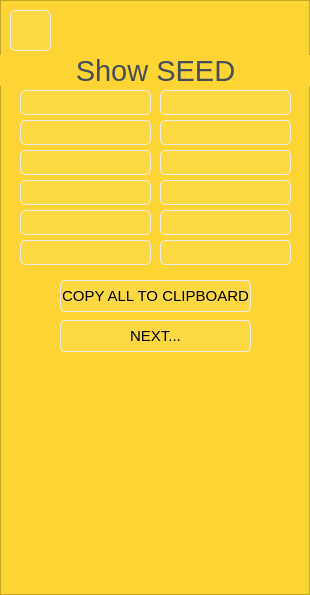
<?xml version="1.0" encoding="UTF-8"?>
<ui version="4.0">
 <class>PageShowSeed</class>
 <widget class="QWidget" name="PageShowSeed">
  <property name="geometry">
   <rect>
    <x>0</x>
    <y>0</y>
    <width>310</width>
    <height>595</height>
   </rect>
  </property>
  <property name="windowTitle">
   <string>Form</string>
  </property>
  <property name="styleSheet">
   <string notr="true">background-color: #FCD535;</string>
  </property>
  <widget class="QFrame" name="ShowSeedFrame">
   <property name="geometry">
    <rect>
     <x>0</x>
     <y>0</y>
     <width>310</width>
     <height>595</height>
    </rect>
   </property>
   <property name="frameShape">
    <enum>QFrame::StyledPanel</enum>
   </property>
   <property name="frameShadow">
    <enum>QFrame::Raised</enum>
   </property>
   <widget class="QPushButton" name="backPushButton">
    <property name="geometry">
     <rect>
      <x>10</x>
      <y>10</y>
      <width>41</width>
      <height>41</height>
     </rect>
    </property>
    <property name="mouseTracking">
     <bool>true</bool>
    </property>
    <property name="tabletTracking">
     <bool>true</bool>
    </property>
    <property name="focusPolicy">
     <enum>Qt::NoFocus</enum>
    </property>
    <property name="styleSheet">
     <string notr="true">QPushButton {
	border-style: solid;
	background-color: rgba(255, 255, 255, 16);
	border-radius: 5px;
	border-width: 1px;
	border-color: rgb(235, 235, 235);
	color: black;
}
QPushButton:hover {
    background-color: rgba(255, 255, 255, 64);
}

QPushButton:pressed {
    background-color: rgba(255, 255, 255, 128);
}</string>
    </property>
    <property name="text">
     <string/>
    </property>
    <property name="icon">
     <iconset resource="../../res.qrc">
      <normaloff>:/res/ic/res/ic/arowLeft.png</normaloff>:/res/ic/res/ic/arowLeft.png</iconset>
    </property>
    <property name="iconSize">
     <size>
      <width>16</width>
      <height>16</height>
     </size>
    </property>
   </widget>
   <widget class="QLineEdit" name="word01LineEdit">
    <property name="enabled">
     <bool>true</bool>
    </property>
    <property name="geometry">
     <rect>
      <x>20</x>
      <y>90</y>
      <width>131</width>
      <height>25</height>
     </rect>
    </property>
    <property name="font">
     <font>
      <pointsize>13</pointsize>
     </font>
    </property>
    <property name="tabletTracking">
     <bool>true</bool>
    </property>
    <property name="styleSheet">
     <string notr="true">QLineEdit {
	border-style: solid;
	background-color: rgba(255, 255, 255, 16);
	border-radius: 5px;
	border-width: 1px;
	border-color: rgb(235, 235, 235);
	color: black;
    padding-left: 4px;
    padding-right: 4px;	
}
QLineEdit[text=&quot;&quot;]{ 
	color:gray;
 }
</string>
    </property>
    <property name="inputMethodHints">
     <set>Qt::ImhPreferLowercase</set>
    </property>
    <property name="inputMask">
     <string/>
    </property>
    <property name="echoMode">
     <enum>QLineEdit::Normal</enum>
    </property>
    <property name="alignment">
     <set>Qt::AlignCenter</set>
    </property>
    <property name="readOnly">
     <bool>true</bool>
    </property>
    <property name="placeholderText">
     <string/>
    </property>
    <property name="clearButtonEnabled">
     <bool>false</bool>
    </property>
   </widget>
   <widget class="QLabel" name="headerLabel">
    <property name="geometry">
     <rect>
      <x>0</x>
      <y>55</y>
      <width>311</width>
      <height>31</height>
     </rect>
    </property>
    <property name="font">
     <font>
      <pointsize>22</pointsize>
     </font>
    </property>
    <property name="styleSheet">
     <string notr="true">QLabel {
background-color: #FCD535;
color: #474D57;
}</string>
    </property>
    <property name="text">
     <string>Show SEED</string>
    </property>
    <property name="alignment">
     <set>Qt::AlignCenter</set>
    </property>
   </widget>
   <widget class="QPushButton" name="nextPushButton">
    <property name="geometry">
     <rect>
      <x>60</x>
      <y>320</y>
      <width>191</width>
      <height>32</height>
     </rect>
    </property>
    <property name="font">
     <font>
      <pointsize>11</pointsize>
     </font>
    </property>
    <property name="tabletTracking">
     <bool>true</bool>
    </property>
    <property name="focusPolicy">
     <enum>Qt::NoFocus</enum>
    </property>
    <property name="styleSheet">
     <string notr="true">QPushButton {
	border-style: solid;
	background-color: rgba(255, 255, 255, 16);
	border-radius: 5px;
	border-width: 1px;
	border-color: rgb(235, 235, 235);
	color: black;
}
QPushButton:hover {
    background-color: rgba(255, 255, 255, 64);
}

QPushButton:pressed {
    background-color: rgba(255, 255, 255, 128);
}</string>
    </property>
    <property name="text">
     <string>NEXT...</string>
    </property>
   </widget>
   <widget class="QLineEdit" name="word02LineEdit">
    <property name="enabled">
     <bool>true</bool>
    </property>
    <property name="geometry">
     <rect>
      <x>160</x>
      <y>90</y>
      <width>131</width>
      <height>25</height>
     </rect>
    </property>
    <property name="font">
     <font>
      <pointsize>13</pointsize>
     </font>
    </property>
    <property name="tabletTracking">
     <bool>true</bool>
    </property>
    <property name="styleSheet">
     <string notr="true">QLineEdit {
	border-style: solid;
	background-color: rgba(255, 255, 255, 16);
	border-radius: 5px;
	border-width: 1px;
	border-color: rgb(235, 235, 235);
	color: black;
    padding-left: 4px;
    padding-right: 4px;	
}
QLineEdit[text=&quot;&quot;]{ 
	color:gray;
 }
</string>
    </property>
    <property name="inputMethodHints">
     <set>Qt::ImhPreferLowercase</set>
    </property>
    <property name="inputMask">
     <string/>
    </property>
    <property name="echoMode">
     <enum>QLineEdit::Normal</enum>
    </property>
    <property name="alignment">
     <set>Qt::AlignCenter</set>
    </property>
    <property name="readOnly">
     <bool>true</bool>
    </property>
    <property name="placeholderText">
     <string/>
    </property>
    <property name="clearButtonEnabled">
     <bool>false</bool>
    </property>
   </widget>
   <widget class="QLineEdit" name="word03LineEdit">
    <property name="enabled">
     <bool>true</bool>
    </property>
    <property name="geometry">
     <rect>
      <x>20</x>
      <y>120</y>
      <width>131</width>
      <height>25</height>
     </rect>
    </property>
    <property name="font">
     <font>
      <pointsize>13</pointsize>
     </font>
    </property>
    <property name="tabletTracking">
     <bool>true</bool>
    </property>
    <property name="styleSheet">
     <string notr="true">QLineEdit {
	border-style: solid;
	background-color: rgba(255, 255, 255, 16);
	border-radius: 5px;
	border-width: 1px;
	border-color: rgb(235, 235, 235);
	color: black;
    padding-left: 4px;
    padding-right: 4px;	
}
QLineEdit[text=&quot;&quot;]{ 
	color:gray;
 }
</string>
    </property>
    <property name="inputMethodHints">
     <set>Qt::ImhPreferLowercase</set>
    </property>
    <property name="inputMask">
     <string/>
    </property>
    <property name="echoMode">
     <enum>QLineEdit::Normal</enum>
    </property>
    <property name="alignment">
     <set>Qt::AlignCenter</set>
    </property>
    <property name="readOnly">
     <bool>true</bool>
    </property>
    <property name="placeholderText">
     <string/>
    </property>
    <property name="clearButtonEnabled">
     <bool>false</bool>
    </property>
   </widget>
   <widget class="QLineEdit" name="word04LineEdit">
    <property name="enabled">
     <bool>true</bool>
    </property>
    <property name="geometry">
     <rect>
      <x>160</x>
      <y>120</y>
      <width>131</width>
      <height>25</height>
     </rect>
    </property>
    <property name="font">
     <font>
      <pointsize>13</pointsize>
     </font>
    </property>
    <property name="tabletTracking">
     <bool>true</bool>
    </property>
    <property name="styleSheet">
     <string notr="true">QLineEdit {
	border-style: solid;
	background-color: rgba(255, 255, 255, 16);
	border-radius: 5px;
	border-width: 1px;
	border-color: rgb(235, 235, 235);
	color: black;
    padding-left: 4px;
    padding-right: 4px;	
}
QLineEdit[text=&quot;&quot;]{ 
	color:gray;
 }
</string>
    </property>
    <property name="inputMethodHints">
     <set>Qt::ImhPreferLowercase</set>
    </property>
    <property name="inputMask">
     <string/>
    </property>
    <property name="echoMode">
     <enum>QLineEdit::Normal</enum>
    </property>
    <property name="alignment">
     <set>Qt::AlignCenter</set>
    </property>
    <property name="readOnly">
     <bool>true</bool>
    </property>
    <property name="placeholderText">
     <string/>
    </property>
    <property name="clearButtonEnabled">
     <bool>false</bool>
    </property>
   </widget>
   <widget class="QLineEdit" name="word05LineEdit">
    <property name="enabled">
     <bool>true</bool>
    </property>
    <property name="geometry">
     <rect>
      <x>20</x>
      <y>150</y>
      <width>131</width>
      <height>25</height>
     </rect>
    </property>
    <property name="font">
     <font>
      <pointsize>13</pointsize>
     </font>
    </property>
    <property name="tabletTracking">
     <bool>true</bool>
    </property>
    <property name="styleSheet">
     <string notr="true">QLineEdit {
	border-style: solid;
	background-color: rgba(255, 255, 255, 16);
	border-radius: 5px;
	border-width: 1px;
	border-color: rgb(235, 235, 235);
	color: black;
    padding-left: 4px;
    padding-right: 4px;	
}
QLineEdit[text=&quot;&quot;]{ 
	color:gray;
 }
</string>
    </property>
    <property name="inputMethodHints">
     <set>Qt::ImhPreferLowercase</set>
    </property>
    <property name="inputMask">
     <string/>
    </property>
    <property name="echoMode">
     <enum>QLineEdit::Normal</enum>
    </property>
    <property name="alignment">
     <set>Qt::AlignCenter</set>
    </property>
    <property name="readOnly">
     <bool>true</bool>
    </property>
    <property name="placeholderText">
     <string/>
    </property>
    <property name="clearButtonEnabled">
     <bool>false</bool>
    </property>
   </widget>
   <widget class="QLineEdit" name="word06LineEdit">
    <property name="enabled">
     <bool>true</bool>
    </property>
    <property name="geometry">
     <rect>
      <x>160</x>
      <y>150</y>
      <width>131</width>
      <height>25</height>
     </rect>
    </property>
    <property name="font">
     <font>
      <pointsize>13</pointsize>
     </font>
    </property>
    <property name="tabletTracking">
     <bool>true</bool>
    </property>
    <property name="styleSheet">
     <string notr="true">QLineEdit {
	border-style: solid;
	background-color: rgba(255, 255, 255, 16);
	border-radius: 5px;
	border-width: 1px;
	border-color: rgb(235, 235, 235);
	color: black;
    padding-left: 4px;
    padding-right: 4px;	
}
QLineEdit[text=&quot;&quot;]{ 
	color:gray;
 }
</string>
    </property>
    <property name="inputMethodHints">
     <set>Qt::ImhPreferLowercase</set>
    </property>
    <property name="inputMask">
     <string/>
    </property>
    <property name="echoMode">
     <enum>QLineEdit::Normal</enum>
    </property>
    <property name="alignment">
     <set>Qt::AlignCenter</set>
    </property>
    <property name="readOnly">
     <bool>true</bool>
    </property>
    <property name="placeholderText">
     <string/>
    </property>
    <property name="clearButtonEnabled">
     <bool>false</bool>
    </property>
   </widget>
   <widget class="QLineEdit" name="word07LineEdit">
    <property name="enabled">
     <bool>true</bool>
    </property>
    <property name="geometry">
     <rect>
      <x>20</x>
      <y>180</y>
      <width>131</width>
      <height>25</height>
     </rect>
    </property>
    <property name="font">
     <font>
      <pointsize>13</pointsize>
     </font>
    </property>
    <property name="tabletTracking">
     <bool>true</bool>
    </property>
    <property name="styleSheet">
     <string notr="true">QLineEdit {
	border-style: solid;
	background-color: rgba(255, 255, 255, 16);
	border-radius: 5px;
	border-width: 1px;
	border-color: rgb(235, 235, 235);
	color: black;
    padding-left: 4px;
    padding-right: 4px;	
}
QLineEdit[text=&quot;&quot;]{ 
	color:gray;
 }
</string>
    </property>
    <property name="inputMethodHints">
     <set>Qt::ImhPreferLowercase</set>
    </property>
    <property name="inputMask">
     <string/>
    </property>
    <property name="echoMode">
     <enum>QLineEdit::Normal</enum>
    </property>
    <property name="alignment">
     <set>Qt::AlignCenter</set>
    </property>
    <property name="readOnly">
     <bool>true</bool>
    </property>
    <property name="placeholderText">
     <string/>
    </property>
    <property name="clearButtonEnabled">
     <bool>false</bool>
    </property>
   </widget>
   <widget class="QLineEdit" name="word08LineEdit">
    <property name="enabled">
     <bool>true</bool>
    </property>
    <property name="geometry">
     <rect>
      <x>160</x>
      <y>180</y>
      <width>131</width>
      <height>25</height>
     </rect>
    </property>
    <property name="font">
     <font>
      <pointsize>13</pointsize>
     </font>
    </property>
    <property name="tabletTracking">
     <bool>true</bool>
    </property>
    <property name="styleSheet">
     <string notr="true">QLineEdit {
	border-style: solid;
	background-color: rgba(255, 255, 255, 16);
	border-radius: 5px;
	border-width: 1px;
	border-color: rgb(235, 235, 235);
	color: black;
    padding-left: 4px;
    padding-right: 4px;	
}
QLineEdit[text=&quot;&quot;]{ 
	color:gray;
 }
</string>
    </property>
    <property name="inputMethodHints">
     <set>Qt::ImhPreferLowercase</set>
    </property>
    <property name="inputMask">
     <string/>
    </property>
    <property name="echoMode">
     <enum>QLineEdit::Normal</enum>
    </property>
    <property name="alignment">
     <set>Qt::AlignCenter</set>
    </property>
    <property name="readOnly">
     <bool>true</bool>
    </property>
    <property name="placeholderText">
     <string/>
    </property>
    <property name="clearButtonEnabled">
     <bool>false</bool>
    </property>
   </widget>
   <widget class="QLineEdit" name="word09LineEdit">
    <property name="enabled">
     <bool>true</bool>
    </property>
    <property name="geometry">
     <rect>
      <x>20</x>
      <y>210</y>
      <width>131</width>
      <height>25</height>
     </rect>
    </property>
    <property name="font">
     <font>
      <pointsize>13</pointsize>
     </font>
    </property>
    <property name="tabletTracking">
     <bool>true</bool>
    </property>
    <property name="styleSheet">
     <string notr="true">QLineEdit {
	border-style: solid;
	background-color: rgba(255, 255, 255, 16);
	border-radius: 5px;
	border-width: 1px;
	border-color: rgb(235, 235, 235);
	color: black;
    padding-left: 4px;
    padding-right: 4px;	
}
QLineEdit[text=&quot;&quot;]{ 
	color:gray;
 }
</string>
    </property>
    <property name="inputMethodHints">
     <set>Qt::ImhPreferLowercase</set>
    </property>
    <property name="inputMask">
     <string/>
    </property>
    <property name="echoMode">
     <enum>QLineEdit::Normal</enum>
    </property>
    <property name="alignment">
     <set>Qt::AlignCenter</set>
    </property>
    <property name="readOnly">
     <bool>true</bool>
    </property>
    <property name="placeholderText">
     <string/>
    </property>
    <property name="clearButtonEnabled">
     <bool>false</bool>
    </property>
   </widget>
   <widget class="QLineEdit" name="word10LineEdit">
    <property name="enabled">
     <bool>true</bool>
    </property>
    <property name="geometry">
     <rect>
      <x>160</x>
      <y>210</y>
      <width>131</width>
      <height>25</height>
     </rect>
    </property>
    <property name="font">
     <font>
      <pointsize>13</pointsize>
     </font>
    </property>
    <property name="tabletTracking">
     <bool>true</bool>
    </property>
    <property name="styleSheet">
     <string notr="true">QLineEdit {
	border-style: solid;
	background-color: rgba(255, 255, 255, 16);
	border-radius: 5px;
	border-width: 1px;
	border-color: rgb(235, 235, 235);
	color: black;
    padding-left: 4px;
    padding-right: 4px;	
}
QLineEdit[text=&quot;&quot;]{ 
	color:gray;
 }
</string>
    </property>
    <property name="inputMethodHints">
     <set>Qt::ImhPreferLowercase</set>
    </property>
    <property name="inputMask">
     <string/>
    </property>
    <property name="echoMode">
     <enum>QLineEdit::Normal</enum>
    </property>
    <property name="alignment">
     <set>Qt::AlignCenter</set>
    </property>
    <property name="readOnly">
     <bool>true</bool>
    </property>
    <property name="placeholderText">
     <string/>
    </property>
    <property name="clearButtonEnabled">
     <bool>false</bool>
    </property>
   </widget>
   <widget class="QLineEdit" name="word11LineEdit">
    <property name="enabled">
     <bool>true</bool>
    </property>
    <property name="geometry">
     <rect>
      <x>20</x>
      <y>240</y>
      <width>131</width>
      <height>25</height>
     </rect>
    </property>
    <property name="font">
     <font>
      <pointsize>13</pointsize>
     </font>
    </property>
    <property name="tabletTracking">
     <bool>true</bool>
    </property>
    <property name="styleSheet">
     <string notr="true">QLineEdit {
	border-style: solid;
	background-color: rgba(255, 255, 255, 16);
	border-radius: 5px;
	border-width: 1px;
	border-color: rgb(235, 235, 235);
	color: black;
    padding-left: 4px;
    padding-right: 4px;	
}
QLineEdit[text=&quot;&quot;]{ 
	color:gray;
 }
</string>
    </property>
    <property name="inputMethodHints">
     <set>Qt::ImhPreferLowercase</set>
    </property>
    <property name="inputMask">
     <string/>
    </property>
    <property name="echoMode">
     <enum>QLineEdit::Normal</enum>
    </property>
    <property name="alignment">
     <set>Qt::AlignCenter</set>
    </property>
    <property name="readOnly">
     <bool>true</bool>
    </property>
    <property name="placeholderText">
     <string/>
    </property>
    <property name="clearButtonEnabled">
     <bool>false</bool>
    </property>
   </widget>
   <widget class="QLineEdit" name="word12LineEdit">
    <property name="enabled">
     <bool>true</bool>
    </property>
    <property name="geometry">
     <rect>
      <x>160</x>
      <y>240</y>
      <width>131</width>
      <height>25</height>
     </rect>
    </property>
    <property name="font">
     <font>
      <pointsize>13</pointsize>
     </font>
    </property>
    <property name="tabletTracking">
     <bool>true</bool>
    </property>
    <property name="styleSheet">
     <string notr="true">QLineEdit {
	border-style: solid;
	background-color: rgba(255, 255, 255, 16);
	border-radius: 5px;
	border-width: 1px;
	border-color: rgb(235, 235, 235);
	color: black;
    padding-left: 4px;
    padding-right: 4px;	
}
QLineEdit[text=&quot;&quot;]{ 
	color:gray;
 }
</string>
    </property>
    <property name="inputMethodHints">
     <set>Qt::ImhPreferLowercase</set>
    </property>
    <property name="inputMask">
     <string/>
    </property>
    <property name="echoMode">
     <enum>QLineEdit::Normal</enum>
    </property>
    <property name="alignment">
     <set>Qt::AlignCenter</set>
    </property>
    <property name="readOnly">
     <bool>true</bool>
    </property>
    <property name="placeholderText">
     <string/>
    </property>
    <property name="clearButtonEnabled">
     <bool>false</bool>
    </property>
   </widget>
   <widget class="QPushButton" name="copyAllPushButton">
    <property name="geometry">
     <rect>
      <x>60</x>
      <y>280</y>
      <width>191</width>
      <height>32</height>
     </rect>
    </property>
    <property name="font">
     <font>
      <pointsize>11</pointsize>
     </font>
    </property>
    <property name="tabletTracking">
     <bool>true</bool>
    </property>
    <property name="focusPolicy">
     <enum>Qt::NoFocus</enum>
    </property>
    <property name="styleSheet">
     <string notr="true">QPushButton {
	border-style: solid;
	background-color: rgba(255, 255, 255, 16);
	border-radius: 5px;
	border-width: 1px;
	border-color: rgb(235, 235, 235);
	color: black;
}
QPushButton:hover {
    background-color: rgba(255, 255, 255, 64);
}

QPushButton:pressed {
    background-color: rgba(255, 255, 255, 128);
}</string>
    </property>
    <property name="text">
     <string>COPY ALL TO CLIPBOARD</string>
    </property>
   </widget>
  </widget>
 </widget>
 <resources>
  <include location="../../res.qrc"/>
 </resources>
 <connections/>
</ui>
